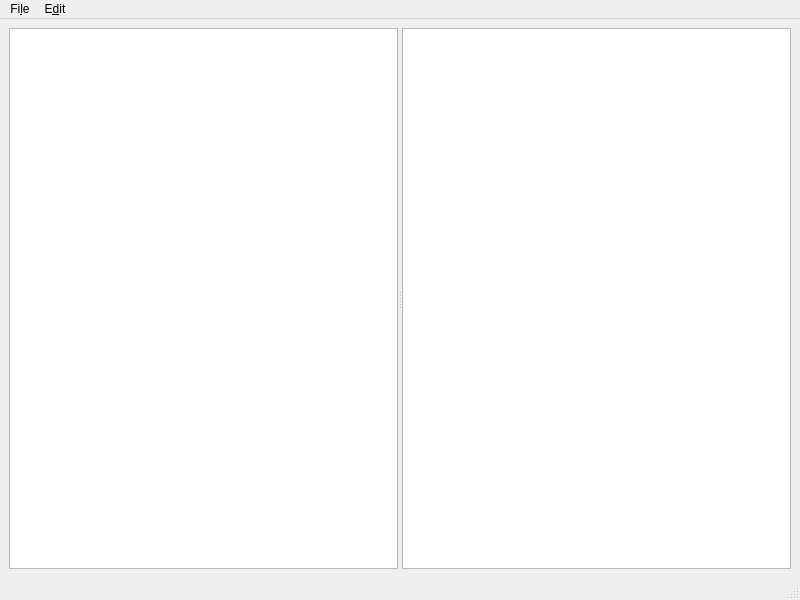
<?xml version="1.0" encoding="UTF-8"?>
<ui version="4.0">
 <class>KbdDisplay</class>
 <widget class="QMainWindow" name="KbdDisplay">
  <property name="geometry">
   <rect>
    <x>0</x>
    <y>0</y>
    <width>800</width>
    <height>600</height>
   </rect>
  </property>
  <property name="windowTitle">
   <string>MainWindow</string>
  </property>
  <widget class="QWidget" name="centralwidget">
   <layout class="QVBoxLayout" name="verticalLayout">
    <item>
     <widget class="QSplitter" name="splitter">
      <property name="orientation">
       <enum>Qt::Horizontal</enum>
      </property>
      <widget class="QTableView" name="tableView"/>
      <widget class="KeyboardView" name="graphicsView"/>
     </widget>
    </item>
   </layout>
  </widget>
  <widget class="QMenuBar" name="menubar">
   <property name="geometry">
    <rect>
     <x>0</x>
     <y>0</y>
     <width>800</width>
     <height>28</height>
    </rect>
   </property>
   <widget class="QMenu" name="menuQuit">
    <property name="title">
     <string>Fi&amp;le</string>
    </property>
    <addaction name="action_Open"/>
    <addaction name="actionSave"/>
    <addaction name="actionSave_As"/>
    <addaction name="actionExport_to_SVG"/>
    <addaction name="actionQuit"/>
   </widget>
   <widget class="QMenu" name="menuEdit">
    <property name="title">
     <string>E&amp;dit</string>
    </property>
    <addaction name="actionStyles"/>
    <addaction name="actionAutomap_current_Layout"/>
   </widget>
   <addaction name="menuQuit"/>
   <addaction name="menuEdit"/>
  </widget>
  <widget class="QStatusBar" name="statusbar"/>
  <action name="actionQuit">
   <property name="text">
    <string>&amp;Quit</string>
   </property>
  </action>
  <action name="actionExport_to_SVG">
   <property name="text">
    <string>&amp;Export to SVG</string>
   </property>
  </action>
  <action name="actionSave">
   <property name="text">
    <string>&amp;Save</string>
   </property>
  </action>
  <action name="actionSave_As">
   <property name="text">
    <string>Save &amp;As</string>
   </property>
  </action>
  <action name="action_Open">
   <property name="text">
    <string>&amp;Open</string>
   </property>
  </action>
  <action name="actionStyles">
   <property name="text">
    <string>&amp;Styles</string>
   </property>
  </action>
  <action name="actionAutomap_current_Layout">
   <property name="text">
    <string>Automap current Layout</string>
   </property>
  </action>
 </widget>
 <customwidgets>
  <customwidget>
   <class>KeyboardView</class>
   <extends>QGraphicsView</extends>
   <header>keyboardview.h</header>
  </customwidget>
 </customwidgets>
 <resources/>
 <connections/>
</ui>
